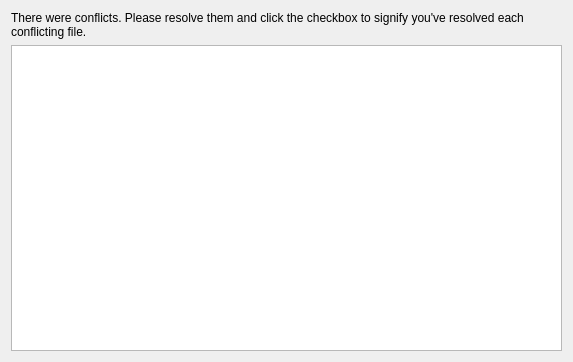
<ui version="4.0" >
 <class>mergeConflictResolution</class>
 <widget class="QWidget" name="mergeConflictResolution" >
  <property name="geometry" >
   <rect>
    <x>0</x>
    <y>0</y>
    <width>573</width>
    <height>362</height>
   </rect>
  </property>
  <property name="windowTitle" >
   <string>Form</string>
  </property>
  <layout class="QVBoxLayout" name="verticalLayout" >
   <item>
    <widget class="QLabel" name="mergeConflictLabel" >
     <property name="text" >
      <string>There were conflicts. Please resolve them and click the checkbox to signify you've resolved each conflicting file.</string>
     </property>
     <property name="wordWrap" >
      <bool>true</bool>
     </property>
    </widget>
   </item>
   <item>
    <widget class="QTableView" name="conflictView" />
   </item>
  </layout>
 </widget>
 <resources/>
 <connections/>
</ui>
